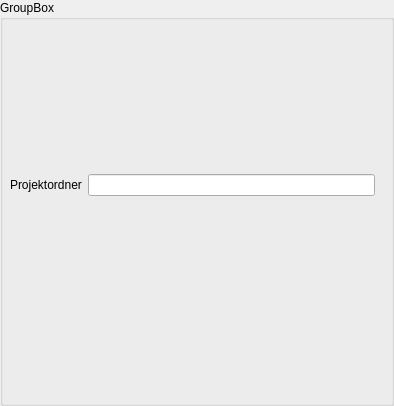
<?xml version="1.0" encoding="UTF-8"?>
<ui version="4.0">
 <class>DetailsProject</class>
 <widget class="QGroupBox" name="DetailsProject">
  <property name="geometry">
   <rect>
    <x>0</x>
    <y>0</y>
    <width>394</width>
    <height>406</height>
   </rect>
  </property>
  <property name="windowTitle">
   <string>GroupBox</string>
  </property>
  <property name="title">
   <string>GroupBox</string>
  </property>
  <widget class="QWidget" name="gridLayoutWidget">
   <property name="geometry">
    <rect>
     <x>10</x>
     <y>20</y>
     <width>371</width>
     <height>331</height>
    </rect>
   </property>
   <layout class="QGridLayout" name="gridLayout">
    <item row="0" column="1">
     <widget class="QLineEdit" name="folder_edit">
      <property name="readOnly">
       <bool>true</bool>
      </property>
     </widget>
    </item>
    <item row="0" column="0">
     <widget class="QLabel" name="label">
      <property name="text">
       <string>Projektordner</string>
      </property>
     </widget>
    </item>
    <item row="1" column="0" colspan="3">
     <layout class="QFormLayout" name="meta_layout"/>
    </item>
   </layout>
  </widget>
 </widget>
 <resources/>
 <connections/>
</ui>
